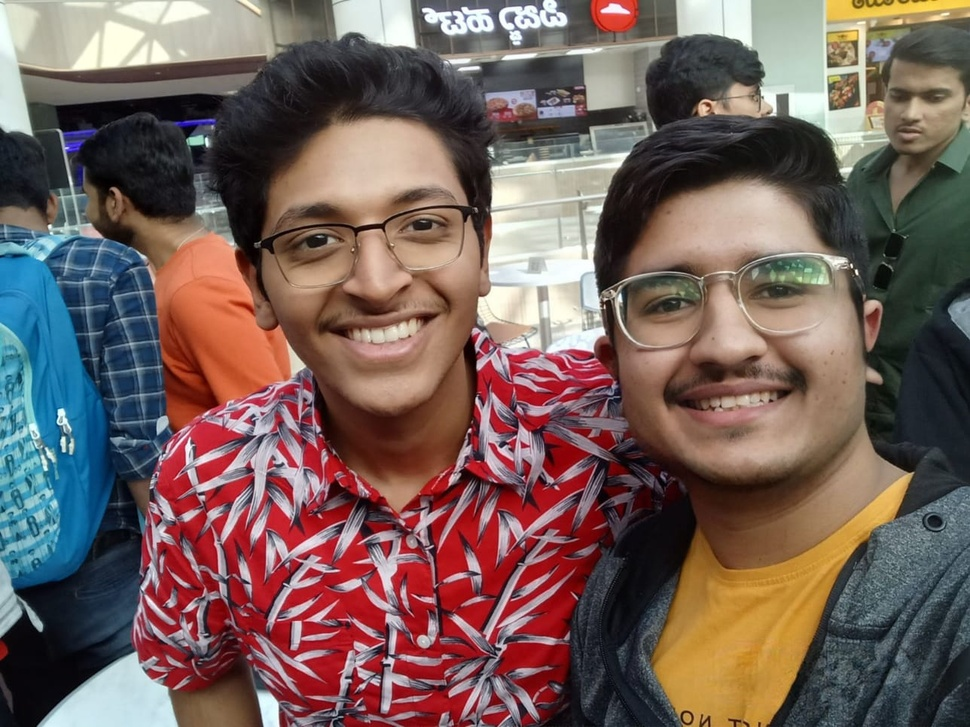
#> input picture Resources/iandme.jpeg, 970 x 727 px, shrunk from 1288 x 966 before the run
$ python chapter2-basicfuncs.py
#> lines starting #> are read from the running program, lines starting #| are printed output that depends on the picture; after the words box and inside, x2 and y2 are one past the last pixel; in counts of white or black regions, pixels touching at a corner belong together
import cv2
import numpy as np

img = cv2.imread("Resources/iandme.jpeg")
#> img is the input picture: shape (727, 970, 3); mean B, G, R 90.5, 95.7, 116.9
kernel = np.ones((5,5), np.uint8)

imgGrey = cv2.cvtColor(img, cv2.COLOR_BGR2GRAY)
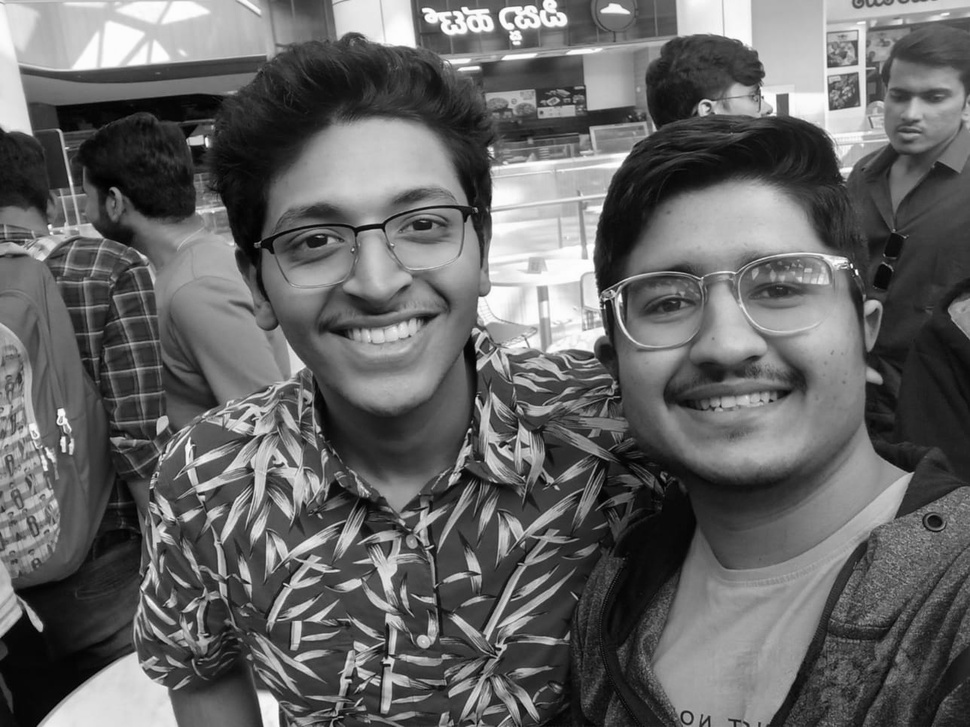
#> imgGrey: shape (727, 970); min 0, max 255, mean 101.5
imgBlur = cv2.GaussianBlur(imgGrey, (15,15), 0)
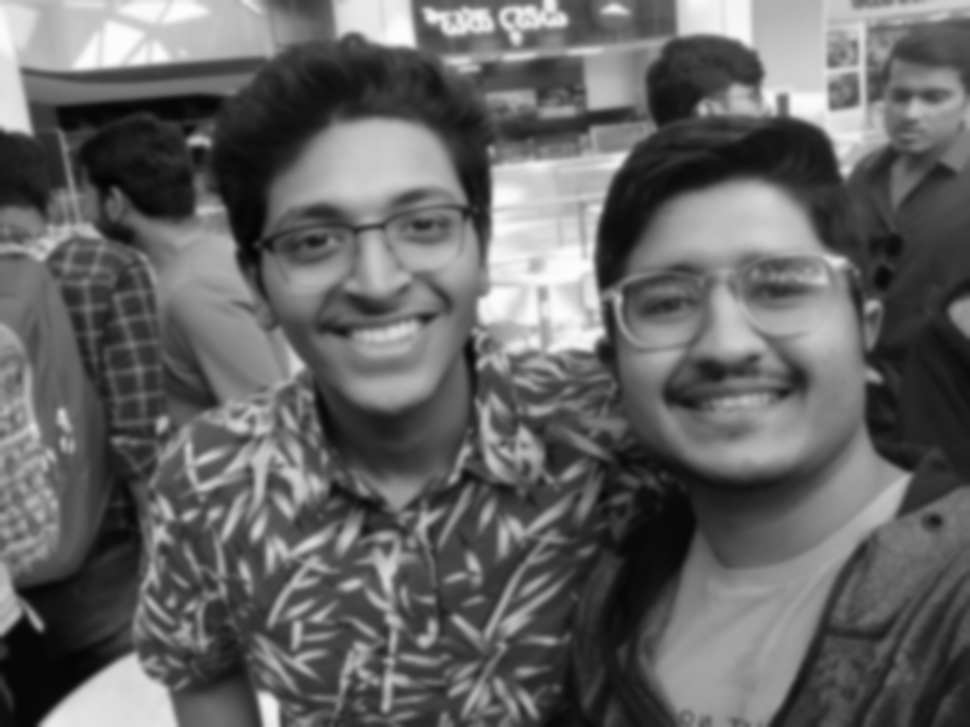
#> imgBlur: shape (727, 970); min 3, max 253, mean 101.5
imgCanny = cv2.Canny(img, 100, 100)
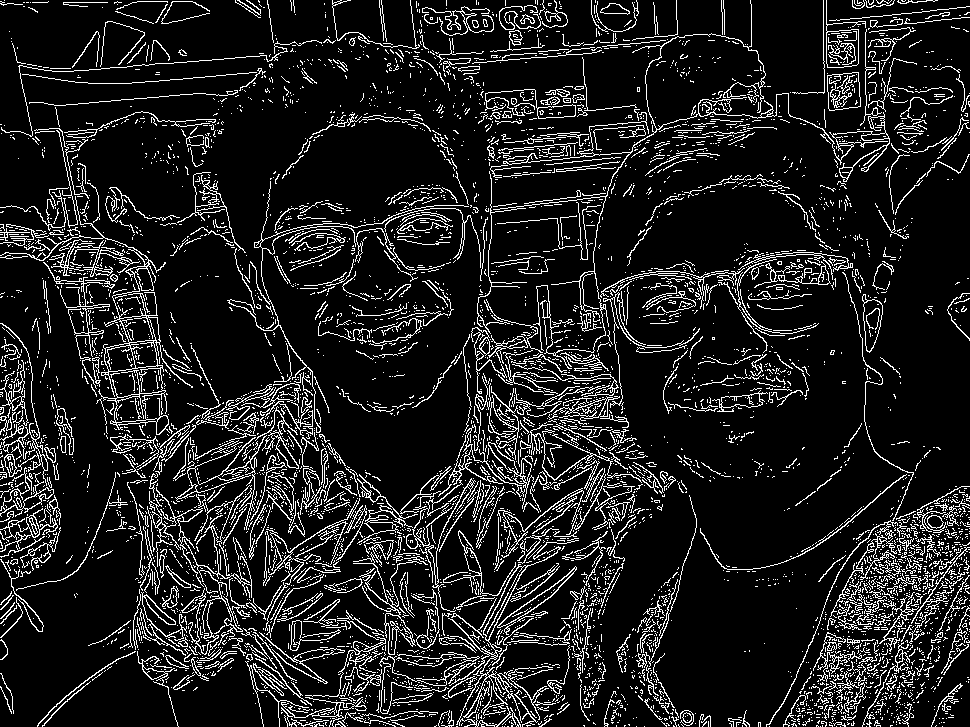
#> imgCanny: shape (727, 970); 12% white in thin lines or dots
imgDialation = cv2.dilate(imgCanny, kernel, iterations=1)
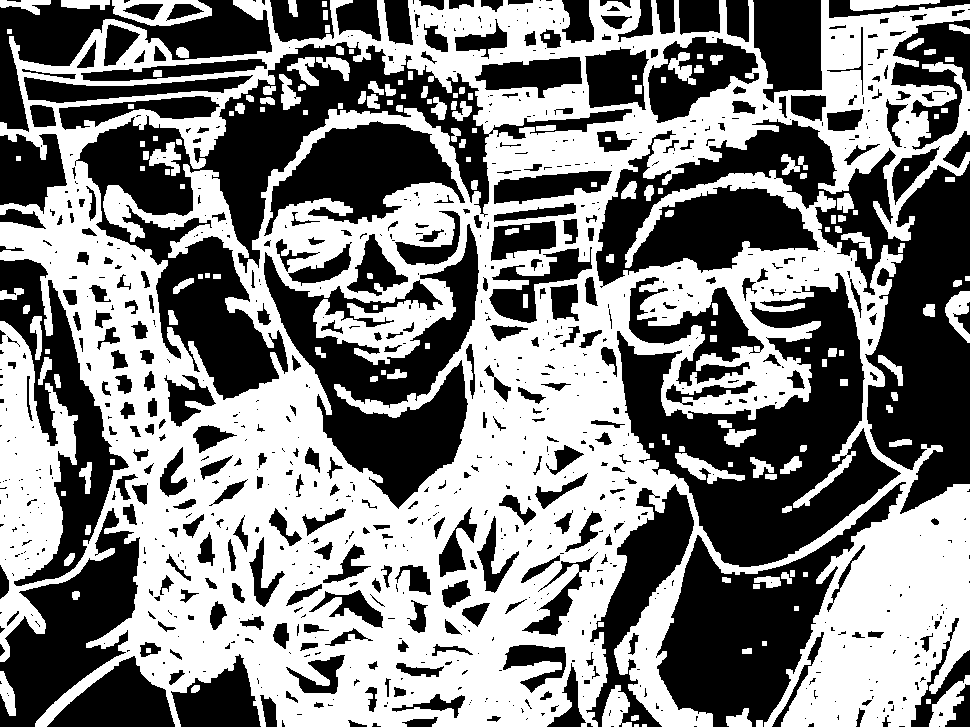
#> imgDialation: shape (727, 970); 50.9% white; 924 black regions (591 under 20 px), largest, box (x1, y1, x2, y2) and area: (596, 119, 970, 514) 48517, (75, 42, 632, 400) 40111, (617, 273, 901, 567) 34586
imgEroded = cv2.erode(imgDialation, kernel, iterations=1)
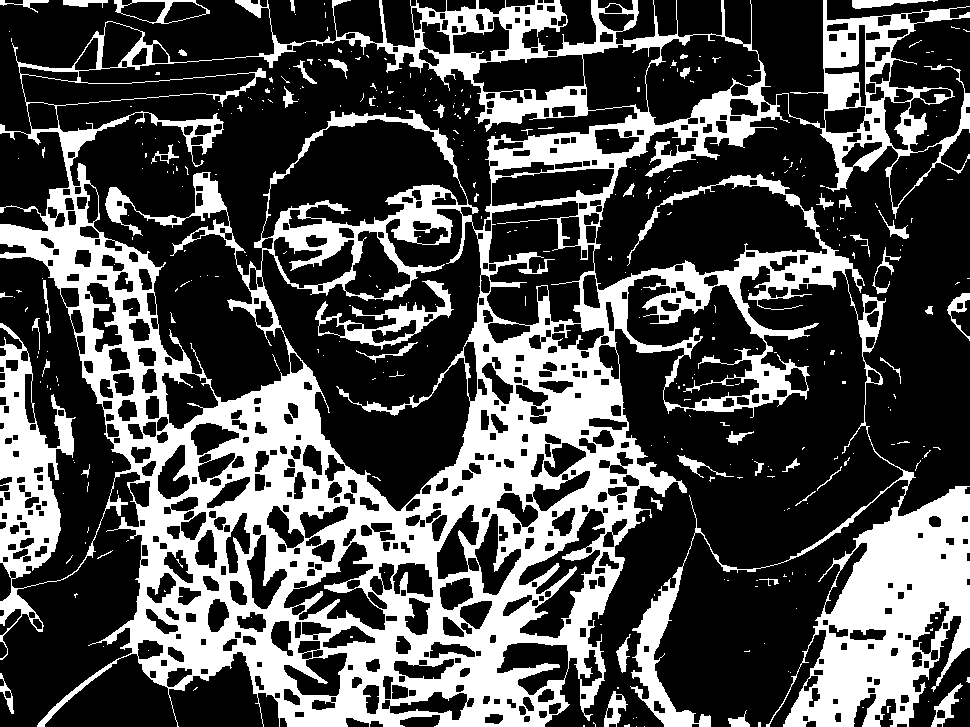
#> imgEroded: shape (727, 970); 31.2% white; 346 white regions (292 under 20 px), largest, box (x1, y1, x2, y2) and area: (0, 0, 970, 727) 210040, (315, 280, 454, 350) 2235, (114, 0, 210, 24) 485

cv2.imshow("Grey Image", imgGrey)
cv2.imshow("Blurred Image", imgBlur)
cv2.imshow("Canny Image", imgCanny)
cv2.imshow("Dialated Image", imgDialation)
cv2.imshow("Eroded Image", imgEroded)

cv2.waitKey(0)

$ run again, with Resources/cards.png saved as Resources/iandme.jpeg
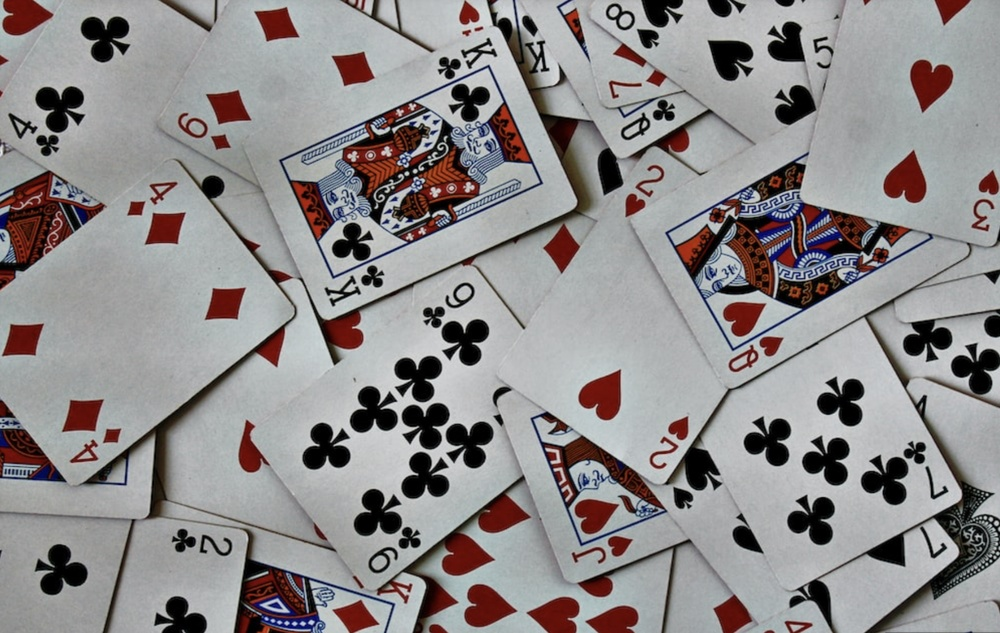
#> input picture Resources/cards.png, 1000 x 633 px, shrunk from 1762 x 1116 before the run
#> img is the input picture: shape (633, 1000, 3); mean B, G, R 139.5, 139, 142.5
#> `imgCanny = cv2.Canny(img, 100, 100)`:
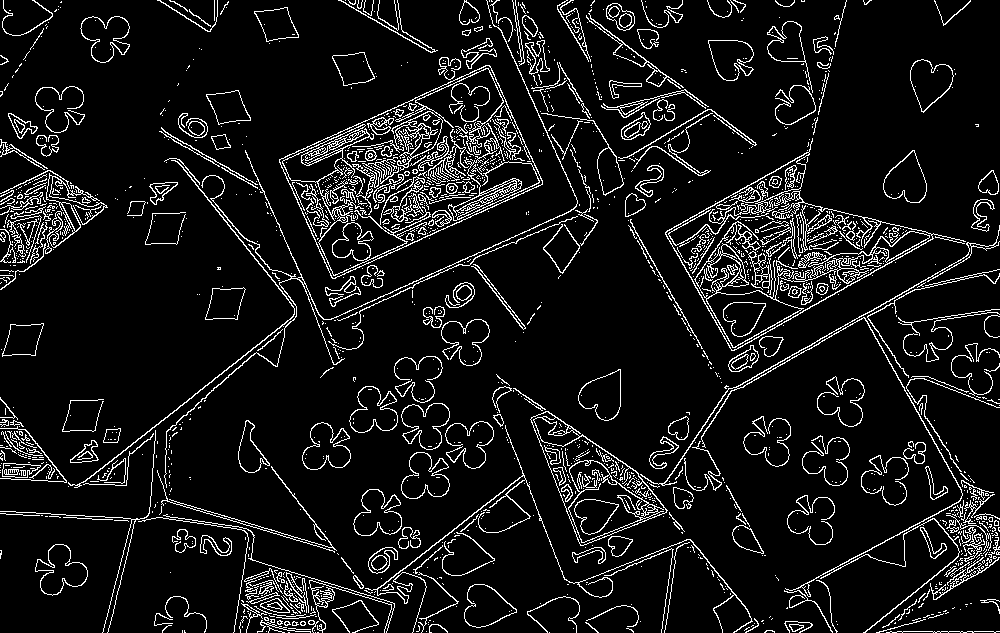
#> imgCanny: shape (633, 1000); 8.7% white in thin lines or dots
#> imgDialation: shape (633, 1000); 35.7% white; 84 white regions, largest, box (x1, y1, x2, y2) and area: (0, 0, 1000, 633) 145723, (277, 36, 545, 309) 31366, (0, 137, 110, 292) 8055
#> `imgEroded = cv2.erode(imgDialation, kernel, iterations=1)`:
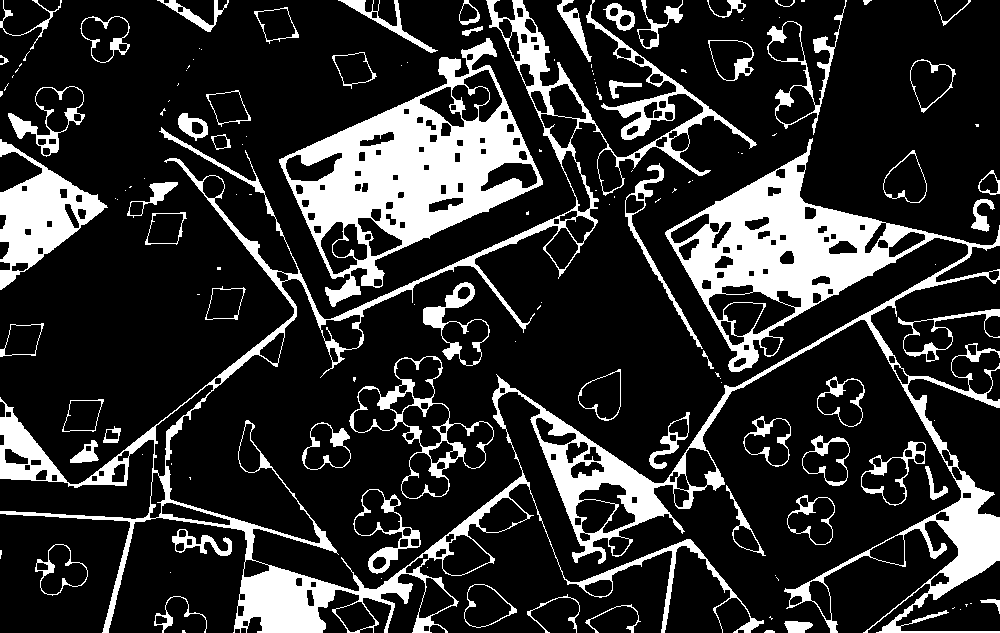
#> imgEroded: shape (633, 1000); 19.1% white; 140 white regions (77 under 20 px), largest, box (x1, y1, x2, y2) and area: (0, 0, 1000, 633) 66188, (279, 38, 543, 307) 23944, (0, 139, 108, 290) 6433
